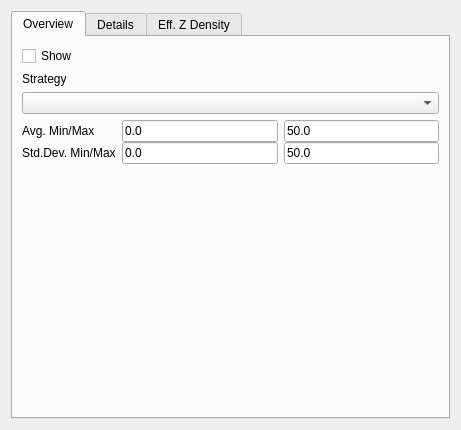
<?xml version="1.0" encoding="UTF-8"?>
<ui version="4.0">
 <class>MultivariateData_Widget</class>
 <widget class="QWidget" name="MultivariateData_Widget">
  <property name="geometry">
   <rect>
    <x>0</x>
    <y>0</y>
    <width>461</width>
    <height>430</height>
   </rect>
  </property>
  <property name="sizePolicy">
   <sizepolicy hsizetype="Ignored" vsizetype="MinimumExpanding">
    <horstretch>0</horstretch>
    <verstretch>0</verstretch>
   </sizepolicy>
  </property>
  <property name="windowTitle">
   <string>Form</string>
  </property>
  <layout class="QHBoxLayout" name="horizontalLayout_5">
   <item>
    <widget class="QTabWidget" name="tabWidget">
     <property name="sizePolicy">
      <sizepolicy hsizetype="Expanding" vsizetype="MinimumExpanding">
       <horstretch>0</horstretch>
       <verstretch>0</verstretch>
      </sizepolicy>
     </property>
     <property name="minimumSize">
      <size>
       <width>0</width>
       <height>378</height>
      </size>
     </property>
     <property name="currentIndex">
      <number>0</number>
     </property>
     <widget class="QWidget" name="Overview_Tab">
      <property name="sizePolicy">
       <sizepolicy hsizetype="MinimumExpanding" vsizetype="Minimum">
        <horstretch>0</horstretch>
        <verstretch>0</verstretch>
       </sizepolicy>
      </property>
      <attribute name="title">
       <string>Overview</string>
      </attribute>
      <layout class="QVBoxLayout" name="verticalLayout">
       <item>
        <widget class="QFrame" name="Overview_HLayout">
         <property name="sizePolicy">
          <sizepolicy hsizetype="Preferred" vsizetype="Fixed">
           <horstretch>0</horstretch>
           <verstretch>0</verstretch>
          </sizepolicy>
         </property>
         <layout class="QHBoxLayout" name="horizontalLayout">
          <property name="spacing">
           <number>0</number>
          </property>
          <property name="leftMargin">
           <number>0</number>
          </property>
          <property name="topMargin">
           <number>0</number>
          </property>
          <property name="rightMargin">
           <number>0</number>
          </property>
          <property name="bottomMargin">
           <number>0</number>
          </property>
          <item>
           <widget class="QCheckBox" name="Overview_CheckBox">
            <property name="toolTip">
             <string>Activates multivariate data overview</string>
            </property>
            <property name="text">
             <string>Show</string>
            </property>
           </widget>
          </item>
          <item>
           <spacer name="Overview_HSpacer">
            <property name="orientation">
             <enum>Qt::Horizontal</enum>
            </property>
            <property name="sizeHint" stdset="0">
             <size>
              <width>40</width>
              <height>20</height>
             </size>
            </property>
           </spacer>
          </item>
         </layout>
        </widget>
       </item>
       <item>
        <widget class="QLabel" name="Overview_MappingStrategy_Label">
         <property name="sizePolicy">
          <sizepolicy hsizetype="Preferred" vsizetype="Fixed">
           <horstretch>0</horstretch>
           <verstretch>0</verstretch>
          </sizepolicy>
         </property>
         <property name="text">
          <string>Strategy</string>
         </property>
        </widget>
       </item>
       <item>
        <widget class="QComboBox" name="Overview_MappingStrategy_DropDownList">
         <property name="sizePolicy">
          <sizepolicy hsizetype="MinimumExpanding" vsizetype="Fixed">
           <horstretch>0</horstretch>
           <verstretch>0</verstretch>
          </sizepolicy>
         </property>
        </widget>
       </item>
       <item>
        <layout class="QGridLayout" name="Overview_MappingOptions_GridLayout">
         <property name="sizeConstraint">
          <enum>QLayout::SetDefaultConstraint</enum>
         </property>
         <property name="horizontalSpacing">
          <number>6</number>
         </property>
         <property name="verticalSpacing">
          <number>0</number>
         </property>
         <item row="1" column="1">
          <widget class="QLineEdit" name="Overview_StdDevMin_LineEdit">
           <property name="sizePolicy">
            <sizepolicy hsizetype="MinimumExpanding" vsizetype="Fixed">
             <horstretch>0</horstretch>
             <verstretch>0</verstretch>
            </sizepolicy>
           </property>
           <property name="toolTip">
            <string>&lt;html&gt;&lt;head/&gt;&lt;body&gt;&lt;p&gt;The given data value gets mapped to the standart deviation sclae minimum.&lt;/p&gt;&lt;/body&gt;&lt;/html&gt;</string>
           </property>
           <property name="text">
            <string>0.0</string>
           </property>
          </widget>
         </item>
         <item row="1" column="0">
          <widget class="QLabel" name="Overview_StdDevMinMax_Label">
           <property name="toolTip">
            <string>&lt;html&gt;&lt;head/&gt;&lt;body&gt;&lt;p&gt;Minimum and Maximum for the standart deviation scale mapping. &lt;/p&gt;&lt;/body&gt;&lt;/html&gt;</string>
           </property>
           <property name="text">
            <string>Std.Dev. Min/Max</string>
           </property>
          </widget>
         </item>
         <item row="0" column="2">
          <widget class="QLineEdit" name="Overview_AvgMax_LineEdit">
           <property name="sizePolicy">
            <sizepolicy hsizetype="MinimumExpanding" vsizetype="Fixed">
             <horstretch>0</horstretch>
             <verstretch>0</verstretch>
            </sizepolicy>
           </property>
           <property name="toolTip">
            <string>&lt;html&gt;&lt;head/&gt;&lt;body&gt;&lt;p&gt;The given data value gets mapped to the average sclae maximum.&lt;/p&gt;&lt;/body&gt;&lt;/html&gt;</string>
           </property>
           <property name="text">
            <string>50.0</string>
           </property>
          </widget>
         </item>
         <item row="0" column="0">
          <widget class="QLabel" name="Overview_AvgMinMax_Label">
           <property name="toolTip">
            <string>&lt;html&gt;&lt;head/&gt;&lt;body&gt;&lt;p&gt;Minimum and Maximum for the average scale mapping. &lt;/p&gt;&lt;/body&gt;&lt;/html&gt;</string>
           </property>
           <property name="text">
            <string>Avg. Min/Max</string>
           </property>
          </widget>
         </item>
         <item row="0" column="1">
          <widget class="QLineEdit" name="Overview_AvgMin_LineEdit">
           <property name="sizePolicy">
            <sizepolicy hsizetype="MinimumExpanding" vsizetype="Fixed">
             <horstretch>0</horstretch>
             <verstretch>0</verstretch>
            </sizepolicy>
           </property>
           <property name="toolTip">
            <string>&lt;html&gt;&lt;head/&gt;&lt;body&gt;&lt;p&gt;The given data value gets mapped to the average sclae minimum.&lt;/p&gt;&lt;/body&gt;&lt;/html&gt;</string>
           </property>
           <property name="text">
            <string>0.0</string>
           </property>
          </widget>
         </item>
         <item row="1" column="2">
          <widget class="QLineEdit" name="Overview_StdDevMax_LineEdit">
           <property name="sizePolicy">
            <sizepolicy hsizetype="MinimumExpanding" vsizetype="Fixed">
             <horstretch>0</horstretch>
             <verstretch>0</verstretch>
            </sizepolicy>
           </property>
           <property name="toolTip">
            <string>&lt;html&gt;&lt;head/&gt;&lt;body&gt;&lt;p&gt;The given data value gets mapped to the standart deviation sclae maximum.&lt;/p&gt;&lt;/body&gt;&lt;/html&gt;</string>
           </property>
           <property name="text">
            <string>50.0</string>
           </property>
          </widget>
         </item>
        </layout>
       </item>
       <item>
        <spacer name="Overview_VSpacer">
         <property name="orientation">
          <enum>Qt::Vertical</enum>
         </property>
         <property name="sizeType">
          <enum>QSizePolicy::MinimumExpanding</enum>
         </property>
         <property name="sizeHint" stdset="0">
          <size>
           <width>20</width>
           <height>0</height>
          </size>
         </property>
        </spacer>
       </item>
      </layout>
     </widget>
     <widget class="QWidget" name="Details_Tab">
      <property name="sizePolicy">
       <sizepolicy hsizetype="Expanding" vsizetype="Expanding">
        <horstretch>0</horstretch>
        <verstretch>0</verstretch>
       </sizepolicy>
      </property>
      <attribute name="title">
       <string>Details</string>
      </attribute>
      <layout class="QVBoxLayout" name="verticalLayout_3">
       <item>
        <widget class="QFrame" name="Details_Activation_HLayout">
         <property name="sizePolicy">
          <sizepolicy hsizetype="Preferred" vsizetype="Fixed">
           <horstretch>0</horstretch>
           <verstretch>0</verstretch>
          </sizepolicy>
         </property>
         <layout class="QHBoxLayout" name="horizontalLayout_2">
          <property name="spacing">
           <number>0</number>
          </property>
          <property name="leftMargin">
           <number>0</number>
          </property>
          <property name="topMargin">
           <number>0</number>
          </property>
          <property name="rightMargin">
           <number>0</number>
          </property>
          <property name="bottomMargin">
           <number>0</number>
          </property>
          <item>
           <widget class="QCheckBox" name="Details_Activation_CheckBox">
            <property name="toolTip">
             <string>Activates multivariate data details view</string>
            </property>
            <property name="text">
             <string>Show</string>
            </property>
           </widget>
          </item>
          <item>
           <spacer name="Details_Activation_HSpacer">
            <property name="orientation">
             <enum>Qt::Horizontal</enum>
            </property>
            <property name="sizeHint" stdset="0">
             <size>
              <width>40</width>
              <height>20</height>
             </size>
            </property>
           </spacer>
          </item>
         </layout>
        </widget>
       </item>
       <item>
        <widget class="QFrame" name="Details_HLayout2">
         <property name="sizePolicy">
          <sizepolicy hsizetype="Preferred" vsizetype="Fixed">
           <horstretch>0</horstretch>
           <verstretch>0</verstretch>
          </sizepolicy>
         </property>
         <layout class="QHBoxLayout" name="horizontalLayout_3">
          <property name="spacing">
           <number>0</number>
          </property>
          <property name="leftMargin">
           <number>0</number>
          </property>
          <property name="topMargin">
           <number>0</number>
          </property>
          <property name="rightMargin">
           <number>0</number>
          </property>
          <property name="bottomMargin">
           <number>0</number>
          </property>
          <item>
           <widget class="QGroupBox" name="Details_Add_GroupBox">
            <property name="sizePolicy">
             <sizepolicy hsizetype="Preferred" vsizetype="Fixed">
              <horstretch>0</horstretch>
              <verstretch>0</verstretch>
             </sizepolicy>
            </property>
            <property name="title">
             <string>Add</string>
            </property>
            <layout class="QHBoxLayout" name="horizontalLayout_4">
             <item>
              <widget class="QPushButton" name="Details_Add_AddChannel_PushButton">
               <property name="toolTip">
                <string>&lt;html&gt;&lt;head/&gt;&lt;body&gt;&lt;p&gt;Opens an dialog which displays channels given by loaded data set.&lt;br/&gt;Single Channels can be selected to visualize them.  &lt;/p&gt;&lt;/body&gt;&lt;/html&gt;</string>
               </property>
               <property name="text">
                <string>Channel</string>
               </property>
              </widget>
             </item>
             <item>
              <widget class="QPushButton" name="Details_Add_AddRage_PushButton">
               <property name="toolTip">
                <string>&lt;html&gt;&lt;head/&gt;&lt;body&gt;&lt;p&gt;Opens an dialog to create custom channels.&lt;/p&gt;&lt;/body&gt;&lt;/html&gt;</string>
               </property>
               <property name="text">
                <string>Range</string>
               </property>
              </widget>
             </item>
            </layout>
           </widget>
          </item>
          <item>
           <spacer name="Details_HSpacer2">
            <property name="orientation">
             <enum>Qt::Horizontal</enum>
            </property>
            <property name="sizeType">
             <enum>QSizePolicy::Maximum</enum>
            </property>
            <property name="sizeHint" stdset="0">
             <size>
              <width>20</width>
              <height>20</height>
             </size>
            </property>
           </spacer>
          </item>
          <item>
           <widget class="QPushButton" name="Details_MixedColor_ColorButton">
            <property name="maximumSize">
             <size>
              <width>64</width>
              <height>32</height>
             </size>
            </property>
            <property name="baseSize">
             <size>
              <width>16</width>
              <height>16</height>
             </size>
            </property>
            <property name="cursor">
             <cursorShape>ArrowCursor</cursorShape>
            </property>
            <property name="toolTip">
             <string>Shows mixed color for all channels below</string>
            </property>
            <property name="styleSheet">
             <string notr="true">background-color: rgb(249, 240, 107);
border: 1px solid black;</string>
            </property>
            <property name="text">
             <string/>
            </property>
            <property name="autoDefault">
             <bool>false</bool>
            </property>
            <property name="default">
             <bool>false</bool>
            </property>
            <property name="flat">
             <bool>false</bool>
            </property>
           </widget>
          </item>
          <item>
           <spacer name="Details_HSpacer3">
            <property name="orientation">
             <enum>Qt::Horizontal</enum>
            </property>
            <property name="sizeHint" stdset="0">
             <size>
              <width>40</width>
              <height>20</height>
             </size>
            </property>
           </spacer>
          </item>
         </layout>
        </widget>
       </item>
       <item>
        <layout class="QHBoxLayout" name="Details_Header_HLayout">
         <item>
          <spacer name="Details_Header_HSpacer1">
           <property name="orientation">
            <enum>Qt::Horizontal</enum>
           </property>
           <property name="sizeType">
            <enum>QSizePolicy::Fixed</enum>
           </property>
           <property name="sizeHint" stdset="0">
            <size>
             <width>50</width>
             <height>20</height>
            </size>
           </property>
          </spacer>
         </item>
         <item>
          <widget class="QLabel" name="Details_Header_Description_Label">
           <property name="text">
            <string>Description</string>
           </property>
          </widget>
         </item>
         <item>
          <spacer name="Details_Header_HSpacer2">
           <property name="orientation">
            <enum>Qt::Horizontal</enum>
           </property>
           <property name="sizeHint" stdset="0">
            <size>
             <width>40</width>
             <height>20</height>
            </size>
           </property>
          </spacer>
         </item>
         <item>
          <widget class="QLabel" name="Details_Header_Mapping_Label">
           <property name="text">
            <string>Mapping</string>
           </property>
          </widget>
         </item>
         <item>
          <spacer name="Details_Header_HSpacer3">
           <property name="orientation">
            <enum>Qt::Horizontal</enum>
           </property>
           <property name="sizeType">
            <enum>QSizePolicy::Fixed</enum>
           </property>
           <property name="sizeHint" stdset="0">
            <size>
             <width>20</width>
             <height>20</height>
            </size>
           </property>
          </spacer>
         </item>
        </layout>
       </item>
       <item>
        <widget class="QListWidget" name="Details_ListWidget">
         <property name="sizePolicy">
          <sizepolicy hsizetype="Expanding" vsizetype="MinimumExpanding">
           <horstretch>0</horstretch>
           <verstretch>0</verstretch>
          </sizepolicy>
         </property>
         <property name="minimumSize">
          <size>
           <width>0</width>
           <height>80</height>
          </size>
         </property>
         <property name="showDropIndicator" stdset="0">
          <bool>false</bool>
         </property>
         <property name="selectionMode">
          <enum>QAbstractItemView::MultiSelection</enum>
         </property>
         <property name="resizeMode">
          <enum>QListView::Adjust</enum>
         </property>
         <property name="spacing">
          <number>1</number>
         </property>
        </widget>
       </item>
       <item>
        <widget class="QPushButton" name="Details_RemoveSelected_PushButton">
         <property name="toolTip">
          <string>&lt;html&gt;&lt;head/&gt;&lt;body&gt;&lt;p&gt;Click to remove selected channels from channel list. &lt;/p&gt;&lt;/body&gt;&lt;/html&gt;</string>
         </property>
         <property name="text">
          <string>Remove selected</string>
         </property>
        </widget>
       </item>
       <item>
        <spacer name="Details_VSpacer">
         <property name="orientation">
          <enum>Qt::Vertical</enum>
         </property>
         <property name="sizeType">
          <enum>QSizePolicy::MinimumExpanding</enum>
         </property>
         <property name="sizeHint" stdset="0">
          <size>
           <width>20</width>
           <height>0</height>
          </size>
         </property>
        </spacer>
       </item>
      </layout>
     </widget>
     <widget class="QWidget" name="EffZ_Tab">
      <property name="accessibleName">
       <string>Eff.Z &amp; Density</string>
      </property>
      <attribute name="title">
       <string>Eff. Z Density</string>
      </attribute>
      <layout class="QVBoxLayout" name="verticalLayout_2">
       <item>
        <widget class="QFrame" name="EffZ_HLayout">
         <property name="sizePolicy">
          <sizepolicy hsizetype="Preferred" vsizetype="Fixed">
           <horstretch>0</horstretch>
           <verstretch>0</verstretch>
          </sizepolicy>
         </property>
         <layout class="QHBoxLayout" name="horizontalLayout_6">
          <property name="spacing">
           <number>0</number>
          </property>
          <property name="leftMargin">
           <number>0</number>
          </property>
          <property name="topMargin">
           <number>0</number>
          </property>
          <property name="rightMargin">
           <number>0</number>
          </property>
          <property name="bottomMargin">
           <number>0</number>
          </property>
          <item>
           <widget class="QCheckBox" name="EffZ_CheckBox">
            <property name="toolTip">
             <string>Activates multivariate data  effective Z view.</string>
            </property>
            <property name="text">
             <string>Show</string>
            </property>
           </widget>
          </item>
          <item>
           <spacer name="EffZ_HSpacer">
            <property name="orientation">
             <enum>Qt::Horizontal</enum>
            </property>
            <property name="sizeHint" stdset="0">
             <size>
              <width>40</width>
              <height>20</height>
             </size>
            </property>
           </spacer>
          </item>
         </layout>
        </widget>
       </item>
       <item>
        <widget class="QLabel" name="EffZ_MappingStrategy_Label">
         <property name="sizePolicy">
          <sizepolicy hsizetype="Preferred" vsizetype="Fixed">
           <horstretch>0</horstretch>
           <verstretch>0</verstretch>
          </sizepolicy>
         </property>
         <property name="text">
          <string>Strategy</string>
         </property>
        </widget>
       </item>
       <item>
        <widget class="QComboBox" name="EffZ_MappingStrategy_DropDownList">
         <property name="sizePolicy">
          <sizepolicy hsizetype="MinimumExpanding" vsizetype="Fixed">
           <horstretch>0</horstretch>
           <verstretch>0</verstretch>
          </sizepolicy>
         </property>
        </widget>
       </item>
       <item>
        <layout class="QGridLayout" name="EffZ_MappingOptions_GridLayout">
         <property name="sizeConstraint">
          <enum>QLayout::SetDefaultConstraint</enum>
         </property>
         <property name="horizontalSpacing">
          <number>6</number>
         </property>
         <property name="verticalSpacing">
          <number>0</number>
         </property>
         <item row="1" column="1">
          <widget class="QLineEdit" name="EffZ_DensityMin_LineEdit">
           <property name="sizePolicy">
            <sizepolicy hsizetype="MinimumExpanding" vsizetype="Fixed">
             <horstretch>0</horstretch>
             <verstretch>0</verstretch>
            </sizepolicy>
           </property>
           <property name="toolTip">
            <string>&lt;html&gt;&lt;head/&gt;&lt;body&gt;&lt;p&gt;The given data value gets mapped to the density sclae minimum.&lt;/p&gt;&lt;/body&gt;&lt;/html&gt;</string>
           </property>
           <property name="text">
            <string>0.0</string>
           </property>
          </widget>
         </item>
         <item row="1" column="0">
          <widget class="QLabel" name="EffZ_DensityMinMax_Label">
           <property name="toolTip">
            <string>&lt;html&gt;&lt;head/&gt;&lt;body&gt;&lt;p&gt;Minimum and Maximum for the density scale mapping. &lt;/p&gt;&lt;/body&gt;&lt;/html&gt;</string>
           </property>
           <property name="text">
            <string>Density Min/Max</string>
           </property>
          </widget>
         </item>
         <item row="0" column="2">
          <widget class="QLineEdit" name="EffZ_EffZMax_LineEdit">
           <property name="sizePolicy">
            <sizepolicy hsizetype="MinimumExpanding" vsizetype="Fixed">
             <horstretch>0</horstretch>
             <verstretch>0</verstretch>
            </sizepolicy>
           </property>
           <property name="toolTip">
            <string>&lt;html&gt;&lt;head/&gt;&lt;body&gt;&lt;p&gt;The given data value gets mapped to the effective Z sclae maximum.&lt;/p&gt;&lt;/body&gt;&lt;/html&gt;</string>
           </property>
           <property name="text">
            <string>50.0</string>
           </property>
          </widget>
         </item>
         <item row="0" column="0">
          <widget class="QLabel" name="EffZ_EffZMinMax_Label">
           <property name="toolTip">
            <string>&lt;html&gt;&lt;head/&gt;&lt;body&gt;&lt;p&gt;Minimum and Maximum for the effective Z scale mapping. &lt;/p&gt;&lt;/body&gt;&lt;/html&gt;</string>
           </property>
           <property name="text">
            <string>Eff.Z. Min/Max</string>
           </property>
          </widget>
         </item>
         <item row="0" column="1">
          <widget class="QLineEdit" name="EffZ_EffZMin_LineEdit">
           <property name="sizePolicy">
            <sizepolicy hsizetype="MinimumExpanding" vsizetype="Fixed">
             <horstretch>0</horstretch>
             <verstretch>0</verstretch>
            </sizepolicy>
           </property>
           <property name="toolTip">
            <string>&lt;html&gt;&lt;head/&gt;&lt;body&gt;&lt;p&gt;The given data value gets mapped to the effective Z sclae minimum.&lt;/p&gt;&lt;/body&gt;&lt;/html&gt;</string>
           </property>
           <property name="text">
            <string>0.0</string>
           </property>
          </widget>
         </item>
         <item row="1" column="2">
          <widget class="QLineEdit" name="EffZ_DensityMax_LineEdit">
           <property name="sizePolicy">
            <sizepolicy hsizetype="MinimumExpanding" vsizetype="Fixed">
             <horstretch>0</horstretch>
             <verstretch>0</verstretch>
            </sizepolicy>
           </property>
           <property name="toolTip">
            <string>&lt;html&gt;&lt;head/&gt;&lt;body&gt;&lt;p&gt;The given data value gets mapped to the density sclae maximum.&lt;/p&gt;&lt;/body&gt;&lt;/html&gt;</string>
           </property>
           <property name="text">
            <string>50.0</string>
           </property>
          </widget>
         </item>
        </layout>
       </item>
       <item>
        <spacer name="EffZ_VSpacer">
         <property name="orientation">
          <enum>Qt::Vertical</enum>
         </property>
         <property name="sizeType">
          <enum>QSizePolicy::MinimumExpanding</enum>
         </property>
         <property name="sizeHint" stdset="0">
          <size>
           <width>20</width>
           <height>191</height>
          </size>
         </property>
        </spacer>
       </item>
      </layout>
     </widget>
    </widget>
   </item>
  </layout>
 </widget>
 <tabstops>
  <tabstop>Overview_CheckBox</tabstop>
  <tabstop>Details_Activation_CheckBox</tabstop>
  <tabstop>Details_Add_AddChannel_PushButton</tabstop>
  <tabstop>Details_Add_AddRage_PushButton</tabstop>
  <tabstop>Details_MixedColor_ColorButton</tabstop>
 </tabstops>
 <resources/>
 <connections/>
</ui>
